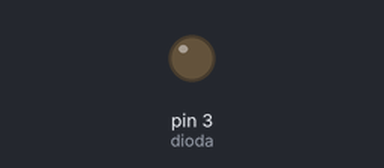
This sketch was run on a simulated Arduino Uno, built with avr-gcc and run on an emulated ATmega328P. On the bench: output pins drawn as LEDs (lit = HIGH).

Above: at 0.05 s.
At 1.15 s:
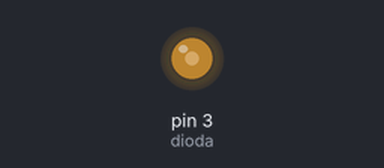
At 2.3 s:
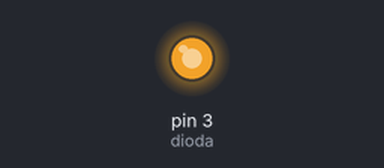
At 4.55 s:
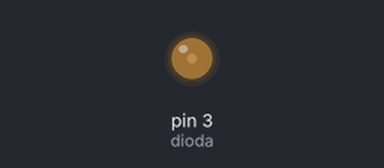
Timing chart, 0 to 6.6 s (numbered marks = the images above):
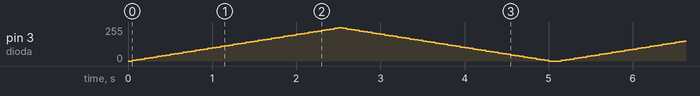

The sketch:

pulsowanie_diody.ino
```cpp
#define dioda 3

byte wypelnienie = 0;
int zmiana = 5;

void setup() {
  pinMode(dioda,OUTPUT);

}

void loop() {
   analogWrite(dioda,wypelnienie);
   wypelnienie += zmiana;
    if( wypelnienie==255)
    {
      while(wypelnienie!=0)
          {
          wypelnienie-=zmiana;
          analogWrite(dioda,wypelnienie);
          delay(50);
          }
    }


   delay(50);
}
```
